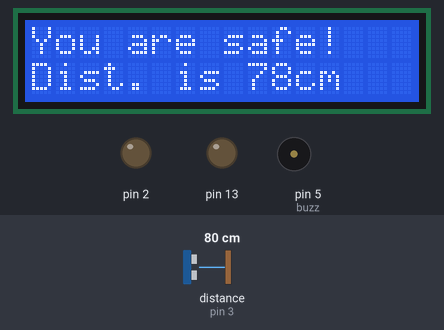
This sketch was run on a simulated Arduino Uno, built with avr-gcc and run on an emulated ATmega328P. Parts: 16×2 character LCD, output pins drawn as LEDs (lit = HIGH), buzzer (waves = sounding). Wiring (inferred from the names in the program): ultrasonic range finder: trigger pin 4; echo pin 3. The test bench sets the inputs (shaded band); at power-on: distance to the obstacle (sensor on pin 3) 80 cm. The echo pulse lasts 58.3 µs per cm; pins used as bus, display or sensor lines are not drawn.

Above: at 1.2 s.
1.3 s: distance to the obstacle (sensor on pin 3) set to 57 cm
At 2.5 s:
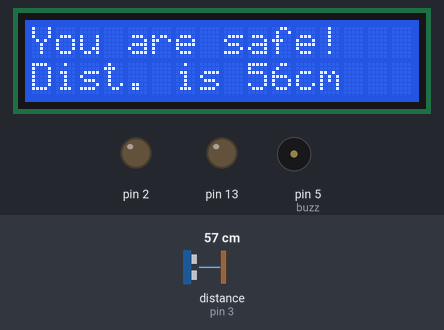
2.8 s: distance to the obstacle (sensor on pin 3) set to 48 cm
At 4.1 s:
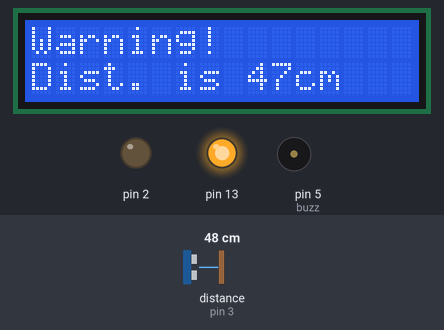
4.4 s: distance to the obstacle (sensor on pin 3) set to 2 cm
At 5.04 s:
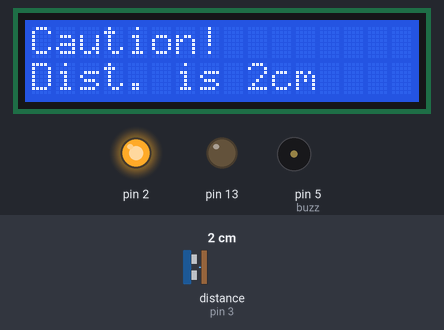
6.2 s: distance to the obstacle (sensor on pin 3) set to 35 cm
At 6.9 s:
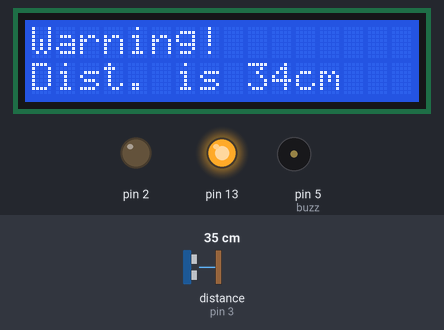
7.8 s: distance to the obstacle (sensor on pin 3) set to 60 cm
At 8.4 s:
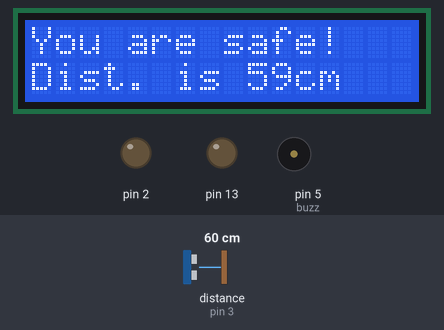
Timing chart, 0 to 10.5 s (numbered marks = the images above; inputs shaded):
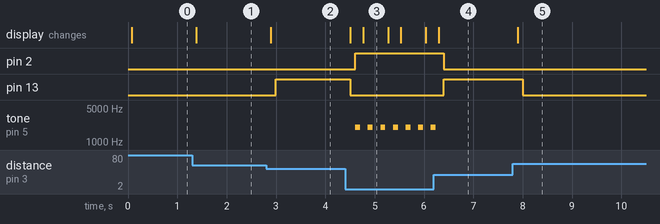

The sketch:

code.ino
```cpp
#include<LiquidCrystal.h>
LiquidCrystal lcd(12,11,10,9,8,7);
const int trigPin = 4;
const int echoPin = 3;
int buzz = 5;
long duration;
int distance;

void setup() {
  lcd.begin(16,2);

  pinMode(trigPin, OUTPUT);
  pinMode(echoPin, INPUT);
  pinMode(13, OUTPUT);
  pinMode(2, OUTPUT);
  Serial.begin(9600);

}

void loop()
{
  digitalWrite(trigPin, LOW);
  delayMicroseconds(2);
  digitalWrite(trigPin, HIGH);
  delayMicroseconds(10);
  digitalWrite(trigPin, LOW);

  duration = pulseIn(echoPin, HIGH);
  distance= duration*0.034/2;

  if(distance>50){
  	lcd.setCursor(0,0);
  	lcd.print("You are safe!");
    lcd.setCursor(0,1);
   	lcd.print("Dist. is ");
   	lcd.print(distance);
   	lcd.print("cm   ");
    delay(100);
  }

  if(distance <= 50 && distance >= 20)
  {
    lcd.setCursor(0,0);
  	lcd.print("Warning!        ");
   	lcd.setCursor(0,1);
   	lcd.print("Dist. is ");
   	lcd.print(distance);
   	lcd.print("cm   ");
    delay(100);
    digitalWrite(13, HIGH);
  }

  else
  {
    digitalWrite(13, LOW);
  }

  if(distance <= 20)
  {
    lcd.setCursor(0,0);
  	lcd.print("Caution!        ");
   	lcd.setCursor(0,1);
   	lcd.print("Dist. is ");
   	lcd.print(distance);
   	lcd.print("cm   ");
    delay(100);
    digitalWrite(2, HIGH);
	tone(buzz, 2000);
	delay(100);
	noTone(buzz);
    delay(50);
  }

  else
  {
    digitalWrite(2, LOW);
  }
 }
```

Measured:
- the behaviour switches between 52 and 51 cm on distance to the obstacle (sensor on pin 3) (found by bisection; images 1 and 2)
- after the input at 1.3 s, the display: changes after 0.08 s (image 1)
- after the input at 2.8 s, pin 13: LOW → HIGH after 0.19 s; the display: changes after 0.09 s (image 2)
- after the input at 4.4 s, pin 2: LOW → HIGH after 0.21 s; pin 13: HIGH → LOW after 0.11 s; tone on pin 5 (buzz): alternates 2000 Hz for 0.10 s and silent for 0.16 s, starting after 0.21 s; the display: first changes after 0.11 s (image 3 shows a later state)
- after the input at 6.2 s, pin 2: HIGH → LOW after 0.20 s; pin 13: LOW → HIGH after 0.20 s; tone on pin 5 (buzz): goes on until 6.2 s, then stays silent; the display: changes after 0.10 s (image 4)
- after the input at 7.8 s, pin 13: HIGH → LOW after 0.20 s; the display: changes after 0.10 s (image 5)
- what the display in image 3 shows lasts 0.5 s, from 4.8 s to 5.3 s
